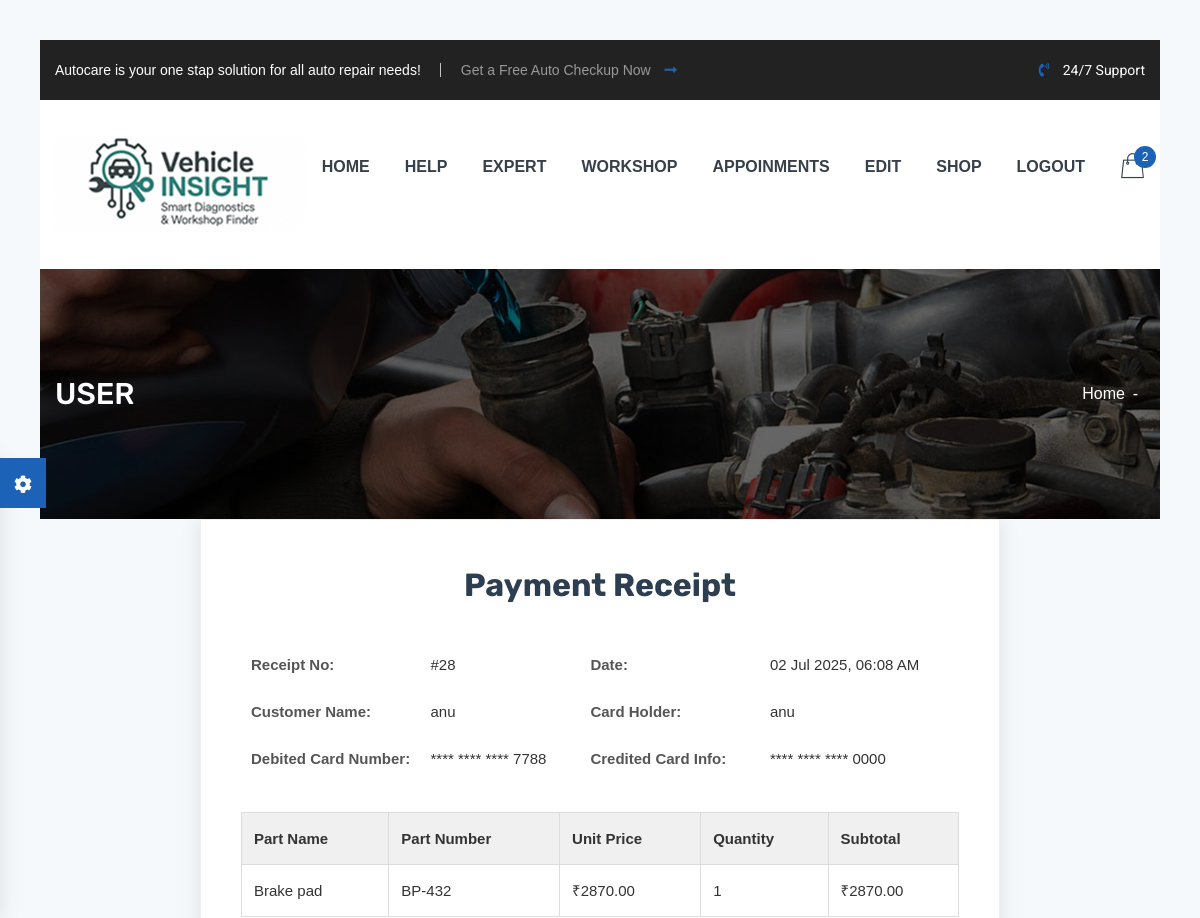
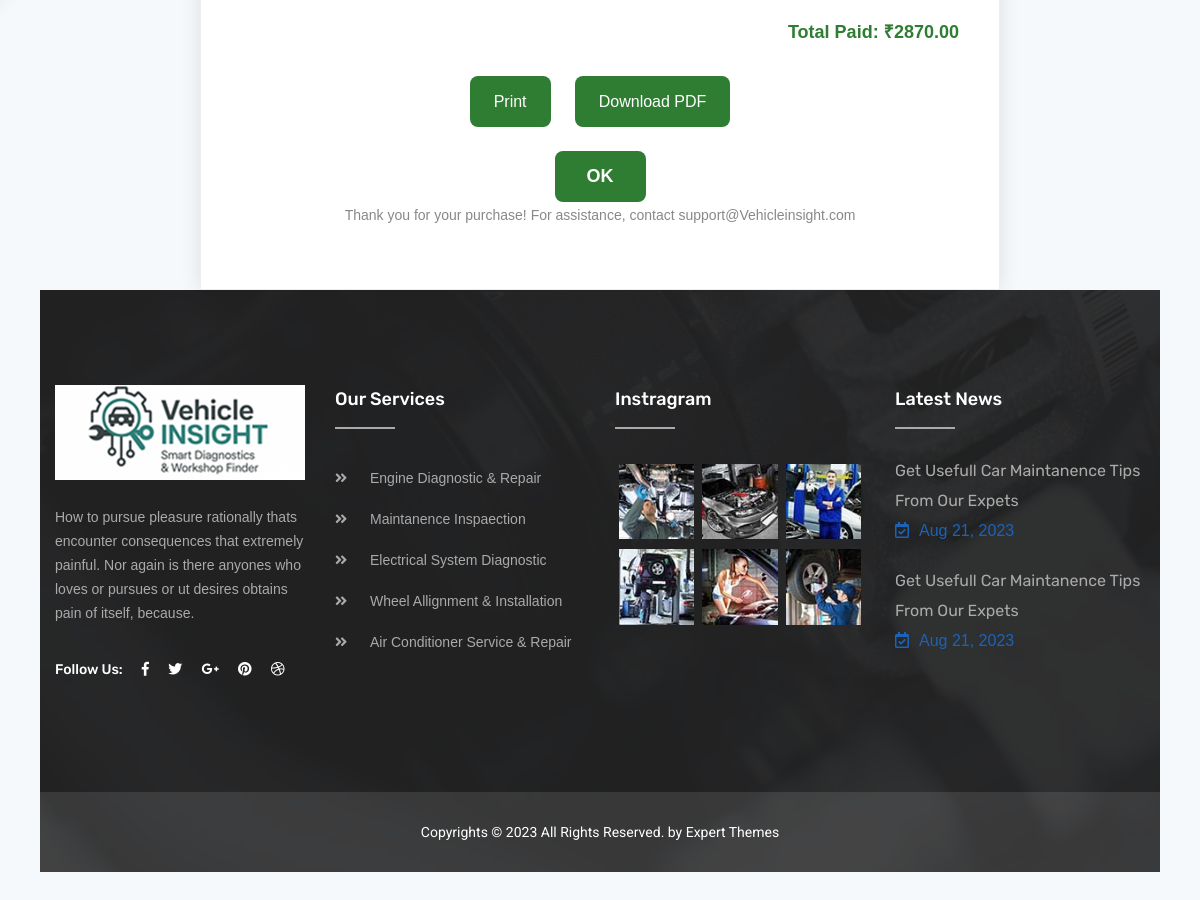
Screenshot of /payment_receiptuser/34/ with the database file from the repository (2 pictures, top to bottom).
### appnew/models.py (models this page shows)
class payment(models.Model):
    cardno=models.CharField(max_length=100)
    name=models.CharField(max_length=100)
    expirymonth=models.IntegerField()
    expiryyear=models.IntegerField()
    cvv=models.IntegerField()
    amount=models.DecimalField(max_digits=10, decimal_places=2)
    current_date=models.DateTimeField(auto_now_add=True)
    userid=models.ForeignKey(Users, on_delete=models.CASCADE)
    orderid=models.ForeignKey(order,on_delete=models.CASCADE)

class order(models.Model):
    order_date = models.DateTimeField(auto_now_add=True)
    part_id=models.ForeignKey(parts, on_delete=models.CASCADE)
    order_user = models.ForeignKey(Users, on_delete=models.CASCADE)
    order_quantity=models.IntegerField(default=1)
    payment_status=models.CharField(max_length=1,default=0)
    cancel_status=models.CharField(max_length=1,default=0)
    refund_status=models.CharField(max_length=1,default=0)
    payment_mode=models.CharField(max_length=100,default=0)
    order_status=models.CharField(max_length=1,default=0)

class Users(models.Model):
    name = models.CharField(max_length=100)
    contact = models.CharField(
        max_length=10,
        validators=[RegexValidator(regex=r'^\d{10}$', message="Contact number must be exactly 10 digits.")]
    )
    userid = models.ForeignKey(login, on_delete=models.CASCADE)
    Adress = models.CharField(max_length=225)
    registered_at = models.DateTimeField(auto_now_add=True)

class demobank(models.Model):
    name= models.CharField(max_length=100)
    cardno=models.CharField(max_length=100,
        validators=[RegexValidator(regex=r'^\d{16}$', message="Card number must be exactly 16 digits.")],unique=True)
    expirymonth=models.IntegerField()
    expiryyear=models.IntegerField()
    cvv=models.IntegerField(
        validators=[RegexValidator(regex=r'^\d{4}$', message="CVV must be exactly 4 digits.")])
    balance=models.DecimalField(max_digits=10, decimal_places=2)
    bank_name=models.CharField(max_length=100)
    branch_name=models.CharField(max_length=100, blank=True, null=True)
    ifsc_code=models.CharField(max_length=11)

class parts(models.Model):
    part_name = models.CharField(max_length=100)
    part_number = models.CharField(max_length=100)
    company = models.CharField(max_length=100)
    vehicle_model = models.CharField(max_length=100)
    stock = models.IntegerField(default=0)
    part_year = models.CharField(max_length=100)
    part_price = models.DecimalField(max_digits=10, decimal_places=2)
    part_image = models.ImageField(upload_to='parts_images/')

### appnew/views.py (the view)
# urls.py: path('payment_receiptuser/<int:orderid>/', views.payment_receiptuser, name='payment_receiptuser'),
def payment_receiptuser(request, orderid):
    order_item = get_object_or_404(order, id=orderid)
    card_payment = get_object_or_404(payment, orderid=order_item)
    admin_account=get_object_or_404(demobank, cardno=1000000000000000)
    part = order_item.part_id
    return render(request, 'payment_receiptuser.html', {'order_item': order_item,'admin_account':admin_account , 'card_payment': card_payment, 'part': part})

### appnew/templates/payment_receiptuser.html (shortened to what this page needs)
{% extends "userheader.html" %}
{% block content %}
<div class="receipt-box" id="receipt">
  <div class="header-section">
    <h2> Payment Receipt</h2>
  </div>
  <table class="info-table">
    <tr>
      <td class="label">Receipt No:</td>
      <td class="nowrap">#{{ card_payment.id }}</td>
      <td class="label">Date:</td>
      <td class="nowrap">{{ card_payment.current_date|date:"d M Y, h:i A" }}</td>
    </tr>
    <tr>
      <td class="label">Customer Name:</td>
      <td class="nowrap">{{ order_item.order_user.name }}</td>
      <td class="label">Card Holder:</td>
      <td class="nowrap">{{ card_payment.name }}</td>
    </tr>
    <tr>
      <td class="label">Debited Card Number:</td>
      <td class="nowrap">**** **** **** {{ card_payment.cardno|slice:"-4:" }}</td>
      <td class="label">Credited Card Info:</td>
      <td class="nowrap">**** **** **** {{ admin_account.cardno|slice:"-4:" }}</td>
    </tr>
  </table>
  <table class="items-table">
    <thead>
      <tr>
        <th>Part Name</th>
        <th>Part Number</th>
        <th>Unit Price</th>
        <th>Quantity</th>
        <th>Subtotal</th>
      </tr>
    </thead>
    <tbody>
      <tr>
        <td>{{ order_item.part_id.part_name }}</td>
        <td>{{ order_item.part_id.part_number }}</td>
        <td>₹{{ order_item.part_id.part_price }}</td>
        <td>{{ order_item.order_quantity }}</td>
        <td>₹{{ card_payment.amount }}</td>
      </tr>
    </tbody>
  </table>
  <div class="total">
    Total Paid: ₹{{ card_payment.amount }}
  </div>
  <div class="btn-print-download">
    <button onclick="printReceipt()">Print</button>
    <button onclick="downloadPDF()">Download PDF</button>
  </div>
  <div class="ok-button-container">
    <a href="{% url 'orderdetails' %}">
      <button type="button">OK</button>
    </a>
  </div>
  <div class="footer-section">
    Thank you for your purchase! For assistance, contact support@Vehicleinsight.com
  </div>
</div>
{% endblock %}

### appnew/templates/payment_receiptuser.html (style rules this page uses)
body { font-family: 'Poppins', sans-serif; background: #f6f9fc; padding: 40px; margin: 0; }
.receipt-box { max-width: 800px; margin: auto; background: white; padding: 40px; border: 1px solid #eee; box-shadow: 0 0 20px rgba(0, 0, 0, 0.1); color: #333; }
.receipt-box h2 { text-align: center; color: #2c3e50; margin-bottom: 30px; }
.receipt-box .header-section, .receipt-box .footer-section { text-align: center; margin-bottom: 20px; }
.info-table { width: 100%; border-collapse: collapse; margin-bottom: 30px; }
.info-table td { padding: 10px; vertical-align: top; }
.info-table td.label { font-weight: bold; color: #555; width: 25%; }
.nowrap { white-space: nowrap; }
.items-table { width: 100%; border-collapse: collapse; margin-bottom: 20px; }
.items-table th, .items-table td { border: 1px solid #ddd; padding: 12px; text-align: left; }
.items-table th { background-color: #f0f0f0; font-weight: 600; }
.total { text-align: right; font-size: 18px; font-weight: bold; color: #2e7d32; margin-top: 10px; }
.footer-section { font-size: 14px; color: #888; }
.btn-print-download { text-align: center; margin-top: 30px; }
.btn-print-download button { background: #2e7d32; color: #fff; padding: 12px 24px; border: none; border-radius: 8px; font-size: 16px; cursor: pointer; margin: 0 10px; }
.ok-button-container { text-align: center; margin-top: 24px; }
.ok-button-container a button { padding: 12px 32px; border-radius: 8px; background: #2e7d32; color: #fff; font-size: 18px; border: none; font-weight: 600; cursor: pointer; }

### rows the page displays
payment: id "28", current_date "02 Jul 2025, 06:08 AM", name "anu", cardno "7788", amount "2870.00"
order: order_user.name "anu", part_id.part_name "Brake pad", part_id.part_number "BP-432", part_id.part_price "2870.00", order_quantity "1"
demobank: cardno "0000"
